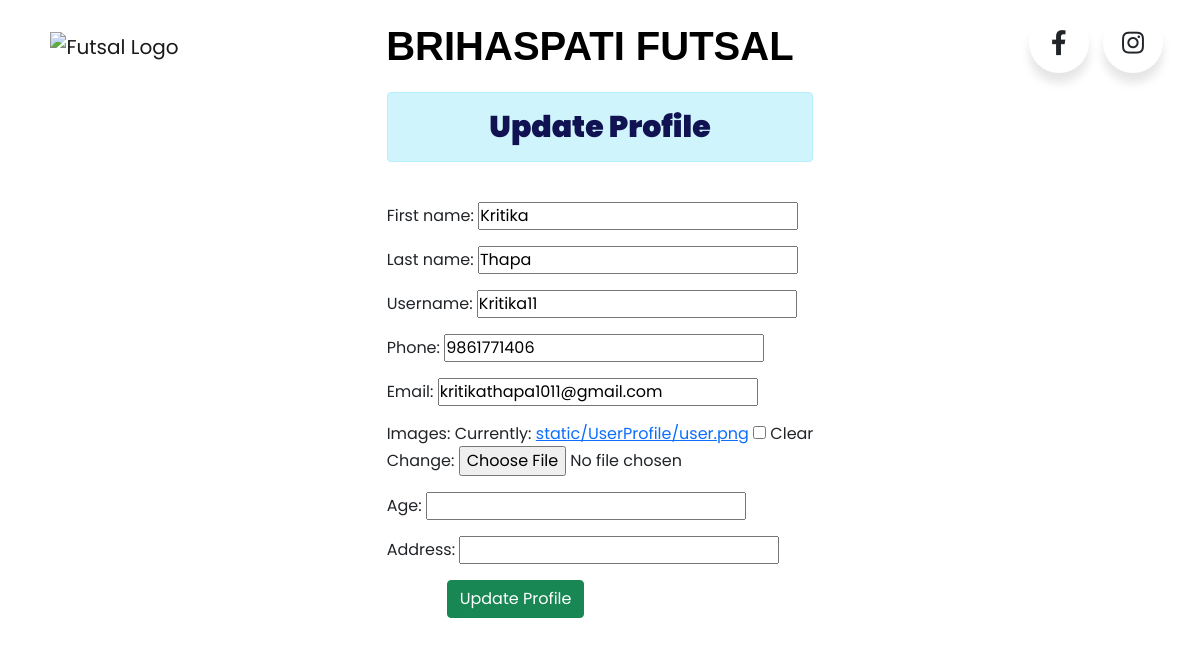
Page /update_profile/2 on the committed database.
### Shopping/models/customer.py (models this page shows, shortened)
class Customer(models.Model):
    first_name = models.CharField(max_length=150)
    last_name = models.CharField(max_length=150)
    phone = models.CharField(max_length=150)
    username = models.CharField(max_length=150, )
    email = models.EmailField(null=True)
    password = models.CharField(max_length=150, null=True)
    address = models.CharField(max_length=150, null=True, blank=True)
    age = models.IntegerField(null=True, blank=True)
    images = models.ImageField(default='static/UserProfile/user.png', upload_to='static/UserProfile', blank=True,
                               null=True)
    created_at = models.DateField(auto_now_add=True, blank=True, null=True)

### Shopping/views/profile.py (the view)
# urls.py: path('update_profile/<int:id>', update_profile, name='update_profile'),
def update_profile(request, id):
    if request.method == 'POST':
        pi = Customer.objects.get(pk=id)
        fm = updatecustomer(request.POST, request.FILES, instance=pi)
        if fm.is_valid():
            fm.save()
            return redirect('userprofile')
        else:
            pi = Customer.objects.get(pk=id)
            fm = updatecustomer(instance=pi)
    else:
        pi = Customer.objects.get(pk=id)
        fm = updatecustomer(instance=pi)
    return render(request, 'updateprofile.html', {'form': fm})

### Shopping/forms.py
class updatecustomer(forms.ModelForm):
    class Meta:
        model = Customer
        fields = ['first_name', 'last_name', 'username', 'phone', 'email', 'images', 'age', 'address']

### Shopping/templates/updateprofile.html (shortened to what this page needs)
{% load crispy_forms_tags %}
<!DOCTYPE html>
<html lang="en">
  <head>
  </head>
    <link href="https://cdn.jsdelivr.net/npm/bootstrap@5.1.3/dist/css/bootstrap.min.css" rel="stylesheet">
      <link rel="stylesheet" href="https://cdnjs.cloudflare.com/ajax/libs/font-awesome/5.15.3/css/all.min.css"/>
  </head>
  <body>
    <nav class="navbar navbar-expand-lg navbar-light">
      <div class="container-fluid">
        <div class="collapse navbar-collapse" id="navbarSupportedContent">
          <a href="http://127.0.0.1:8000/" class="navbar-brand mt-2 mt-lg-0">
            <img
              src="https://i.ibb.co/RQn5crx/imgonline-com-ua-Replace-Color-x8-HOGnfek8b-M2-KAk-removebg-preview.png"
              style="position: relative; left: 30%;"
              height="150"
              width="145"
              alt="Futsal Logo"
            />
          </a>
          <ul class="navbar-nav mx-auto me-auto mb-2 mb-lg-0">
            <li class="nav-item">
              <a href="http://127.0.0.1:8000/" class="nav-link" style="font-family: 'Anton', sans-serif; font-size: 40px; color: black; font-weight: 600;">BRIHASPATI FUTSAL</a>
            </li>
          </ul>
          <div class="fbinstaicon">
            <div class="fbinstabutton">
               <div class="icon">
                  <i class="fab fa-facebook-f"></i>
               </div>
            </div>
            <div class="fbinstabutton">
               <div class="icon">
                  <i class="fab fa-instagram"></i>
               </div>
            </div>
         </div>
    </nav>
  <body>
    <div class="container d-flex justify-content-center">
      <div class="row">
        <div class="col-sm-30">
          <h4 class="text-center alert alert-info"  style="color: rgb(17, 18, 82); font-weight: 900; font-size: 30px;">
            Update Profile
          </h4>
          <br>
          <form action="" method="POST" enctype="multipart/form-data">
            {{form.as_p}}
            <input
              type="submit"
              style="margin-left: 60px"
              value="Update Profile"
              class="btn btn-success col-3.5"
            />
          </form>
        </div>
      </div>
    </div>
  </body>
<br>
<br>
</html>

### Shopping/templates/updateprofile.html (style rules this page uses)
* { margin: 0; padding: 0; box-sizing: border-box; font-family: "Poppins", sans-serif; }
.fbinstaicon { margin-right: 20px; }
.fbinstaicon .fbinstabutton { display: inline-block; height: 60px; width: 60px; margin: 0 5px; overflow: hidden; background: #fff; border-radius: 50px; cursor: pointer; box-shadow: 0px 10px 10px rgba(0, 0, 0, 0.1); transition: all 0.3s ease-out; }
.fbinstaicon .fbinstabutton .icon { display: inline-block; height: 60px; width: 60px; text-align: center; border-radius: 50px; box-sizing: border-box; line-height: 60px; transition: all 0.3s ease-out; }
.fbinstaicon .fbinstabutton .icon i { font-size: 25px; line-height: 60px; transition: all 0.3s ease-out; }

### rows in the picture
Customer: first_name "Kritika", last_name "Thapa", username "Kritika11", phone "9861771406", email "kritikathapa1011@gmail.com"
